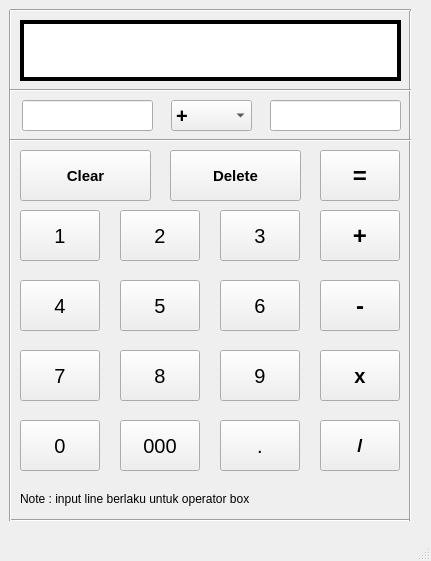
<?xml version="1.0" encoding="UTF-8"?>
<ui version="4.0">
 <class>MainWindow</class>
 <widget class="QMainWindow" name="MainWindow">
  <property name="geometry">
   <rect>
    <x>0</x>
    <y>0</y>
    <width>431</width>
    <height>561</height>
   </rect>
  </property>
  <property name="font">
   <font>
    <pointsize>5</pointsize>
   </font>
  </property>
  <property name="windowTitle">
   <string>Kalkulator</string>
  </property>
  <widget class="QWidget" name="centralwidget">
   <widget class="QLabel" name="label">
    <property name="geometry">
     <rect>
      <x>20</x>
      <y>20</y>
      <width>381</width>
      <height>61</height>
     </rect>
    </property>
    <property name="font">
     <font>
      <pointsize>20</pointsize>
      <weight>75</weight>
      <bold>true</bold>
     </font>
    </property>
    <property name="styleSheet">
     <string notr="true">border : 4px solid black; background : white;</string>
    </property>
    <property name="text">
     <string/>
    </property>
    <property name="alignment">
     <set>Qt::AlignRight|Qt::AlignTrailing|Qt::AlignVCenter</set>
    </property>
    <property name="wordWrap">
     <bool>true</bool>
    </property>
   </widget>
   <widget class="QPushButton" name="pushButton">
    <property name="geometry">
     <rect>
      <x>320</x>
      <y>150</y>
      <width>80</width>
      <height>51</height>
     </rect>
    </property>
    <property name="font">
     <font>
      <pointsize>18</pointsize>
      <weight>75</weight>
      <bold>true</bold>
     </font>
    </property>
    <property name="text">
     <string>=</string>
    </property>
   </widget>
   <widget class="QPushButton" name="pushButton_plus">
    <property name="geometry">
     <rect>
      <x>320</x>
      <y>210</y>
      <width>80</width>
      <height>51</height>
     </rect>
    </property>
    <property name="font">
     <font>
      <pointsize>18</pointsize>
      <weight>75</weight>
      <bold>true</bold>
     </font>
    </property>
    <property name="text">
     <string>+</string>
    </property>
   </widget>
   <widget class="QPushButton" name="pushButton_minus">
    <property name="geometry">
     <rect>
      <x>320</x>
      <y>280</y>
      <width>80</width>
      <height>51</height>
     </rect>
    </property>
    <property name="font">
     <font>
      <pointsize>18</pointsize>
      <weight>75</weight>
      <bold>true</bold>
     </font>
    </property>
    <property name="text">
     <string>-</string>
    </property>
   </widget>
   <widget class="QPushButton" name="pushButton_x">
    <property name="geometry">
     <rect>
      <x>320</x>
      <y>350</y>
      <width>80</width>
      <height>51</height>
     </rect>
    </property>
    <property name="font">
     <font>
      <pointsize>15</pointsize>
      <weight>75</weight>
      <bold>true</bold>
     </font>
    </property>
    <property name="text">
     <string>x</string>
    </property>
   </widget>
   <widget class="QPushButton" name="pushButton_div">
    <property name="geometry">
     <rect>
      <x>320</x>
      <y>420</y>
      <width>80</width>
      <height>51</height>
     </rect>
    </property>
    <property name="font">
     <font>
      <pointsize>14</pointsize>
      <weight>75</weight>
      <bold>true</bold>
     </font>
    </property>
    <property name="text">
     <string>/</string>
    </property>
   </widget>
   <widget class="QPushButton" name="pushButton_3">
    <property name="geometry">
     <rect>
      <x>220</x>
      <y>210</y>
      <width>80</width>
      <height>51</height>
     </rect>
    </property>
    <property name="font">
     <font>
      <pointsize>15</pointsize>
     </font>
    </property>
    <property name="text">
     <string>3</string>
    </property>
   </widget>
   <widget class="QPushButton" name="pushButton_2">
    <property name="geometry">
     <rect>
      <x>120</x>
      <y>210</y>
      <width>80</width>
      <height>51</height>
     </rect>
    </property>
    <property name="font">
     <font>
      <pointsize>15</pointsize>
     </font>
    </property>
    <property name="text">
     <string>2</string>
    </property>
   </widget>
   <widget class="QPushButton" name="pushButton_1">
    <property name="geometry">
     <rect>
      <x>20</x>
      <y>210</y>
      <width>80</width>
      <height>51</height>
     </rect>
    </property>
    <property name="font">
     <font>
      <pointsize>15</pointsize>
     </font>
    </property>
    <property name="text">
     <string>1</string>
    </property>
   </widget>
   <widget class="QPushButton" name="pushButton_6">
    <property name="geometry">
     <rect>
      <x>220</x>
      <y>280</y>
      <width>80</width>
      <height>51</height>
     </rect>
    </property>
    <property name="font">
     <font>
      <pointsize>15</pointsize>
     </font>
    </property>
    <property name="text">
     <string>6</string>
    </property>
   </widget>
   <widget class="QPushButton" name="pushButton_5">
    <property name="geometry">
     <rect>
      <x>120</x>
      <y>280</y>
      <width>80</width>
      <height>51</height>
     </rect>
    </property>
    <property name="font">
     <font>
      <pointsize>15</pointsize>
     </font>
    </property>
    <property name="text">
     <string>5</string>
    </property>
   </widget>
   <widget class="QPushButton" name="pushButton_4">
    <property name="geometry">
     <rect>
      <x>20</x>
      <y>280</y>
      <width>80</width>
      <height>51</height>
     </rect>
    </property>
    <property name="font">
     <font>
      <pointsize>15</pointsize>
     </font>
    </property>
    <property name="text">
     <string>4</string>
    </property>
   </widget>
   <widget class="QPushButton" name="pushButton_9">
    <property name="geometry">
     <rect>
      <x>220</x>
      <y>350</y>
      <width>80</width>
      <height>51</height>
     </rect>
    </property>
    <property name="font">
     <font>
      <pointsize>15</pointsize>
     </font>
    </property>
    <property name="text">
     <string>9</string>
    </property>
   </widget>
   <widget class="QPushButton" name="pushButton_8">
    <property name="geometry">
     <rect>
      <x>120</x>
      <y>350</y>
      <width>80</width>
      <height>51</height>
     </rect>
    </property>
    <property name="font">
     <font>
      <pointsize>15</pointsize>
     </font>
    </property>
    <property name="text">
     <string>8</string>
    </property>
   </widget>
   <widget class="QPushButton" name="pushButton_7">
    <property name="geometry">
     <rect>
      <x>20</x>
      <y>350</y>
      <width>80</width>
      <height>51</height>
     </rect>
    </property>
    <property name="font">
     <font>
      <pointsize>15</pointsize>
     </font>
    </property>
    <property name="text">
     <string>7</string>
    </property>
   </widget>
   <widget class="QPushButton" name="pushButton_point">
    <property name="geometry">
     <rect>
      <x>220</x>
      <y>420</y>
      <width>80</width>
      <height>51</height>
     </rect>
    </property>
    <property name="font">
     <font>
      <pointsize>15</pointsize>
     </font>
    </property>
    <property name="text">
     <string>.</string>
    </property>
   </widget>
   <widget class="QPushButton" name="pushButton0_3">
    <property name="geometry">
     <rect>
      <x>120</x>
      <y>420</y>
      <width>80</width>
      <height>51</height>
     </rect>
    </property>
    <property name="font">
     <font>
      <pointsize>15</pointsize>
     </font>
    </property>
    <property name="text">
     <string>000</string>
    </property>
   </widget>
   <widget class="QPushButton" name="pushButton0">
    <property name="geometry">
     <rect>
      <x>20</x>
      <y>420</y>
      <width>80</width>
      <height>51</height>
     </rect>
    </property>
    <property name="font">
     <font>
      <pointsize>15</pointsize>
     </font>
    </property>
    <property name="text">
     <string>0</string>
    </property>
   </widget>
   <widget class="QPushButton" name="pushButton_clear">
    <property name="geometry">
     <rect>
      <x>20</x>
      <y>150</y>
      <width>131</width>
      <height>51</height>
     </rect>
    </property>
    <property name="font">
     <font>
      <pointsize>11</pointsize>
      <weight>75</weight>
      <bold>true</bold>
     </font>
    </property>
    <property name="text">
     <string>Clear</string>
    </property>
   </widget>
   <widget class="QPushButton" name="pushButton_del">
    <property name="geometry">
     <rect>
      <x>170</x>
      <y>150</y>
      <width>131</width>
      <height>51</height>
     </rect>
    </property>
    <property name="font">
     <font>
      <pointsize>11</pointsize>
      <weight>75</weight>
      <bold>true</bold>
     </font>
    </property>
    <property name="text">
     <string>Delete</string>
    </property>
   </widget>
   <widget class="QComboBox" name="comboBox">
    <property name="geometry">
     <rect>
      <x>171</x>
      <y>100</y>
      <width>81</width>
      <height>31</height>
     </rect>
    </property>
    <property name="font">
     <font>
      <pointsize>15</pointsize>
      <weight>75</weight>
      <bold>true</bold>
     </font>
    </property>
    <property name="layoutDirection">
     <enum>Qt::LeftToRight</enum>
    </property>
    <item>
     <property name="text">
      <string>+</string>
     </property>
    </item>
    <item>
     <property name="text">
      <string>-</string>
     </property>
    </item>
    <item>
     <property name="text">
      <string>/</string>
     </property>
    </item>
    <item>
     <property name="text">
      <string>x</string>
     </property>
    </item>
    <item>
     <property name="text">
      <string>%</string>
     </property>
    </item>
   </widget>
   <widget class="QLineEdit" name="lineEdit_1">
    <property name="geometry">
     <rect>
      <x>22</x>
      <y>100</y>
      <width>131</width>
      <height>31</height>
     </rect>
    </property>
    <property name="font">
     <font>
      <pointsize>15</pointsize>
     </font>
    </property>
   </widget>
   <widget class="QLineEdit" name="lineEdit_2">
    <property name="geometry">
     <rect>
      <x>270</x>
      <y>100</y>
      <width>131</width>
      <height>31</height>
     </rect>
    </property>
    <property name="font">
     <font>
      <pointsize>15</pointsize>
     </font>
    </property>
   </widget>
   <widget class="Line" name="line">
    <property name="geometry">
     <rect>
      <x>10</x>
      <y>510</y>
      <width>401</width>
      <height>21</height>
     </rect>
    </property>
    <property name="font">
     <font>
      <pointsize>15</pointsize>
     </font>
    </property>
    <property name="orientation">
     <enum>Qt::Horizontal</enum>
    </property>
   </widget>
   <widget class="Line" name="line_2">
    <property name="geometry">
     <rect>
      <x>0</x>
      <y>10</y>
      <width>20</width>
      <height>511</height>
     </rect>
    </property>
    <property name="orientation">
     <enum>Qt::Vertical</enum>
    </property>
   </widget>
   <widget class="Line" name="line_3">
    <property name="geometry">
     <rect>
      <x>400</x>
      <y>10</y>
      <width>20</width>
      <height>511</height>
     </rect>
    </property>
    <property name="orientation">
     <enum>Qt::Vertical</enum>
    </property>
   </widget>
   <widget class="Line" name="line_4">
    <property name="geometry">
     <rect>
      <x>10</x>
      <y>0</y>
      <width>401</width>
      <height>21</height>
     </rect>
    </property>
    <property name="font">
     <font>
      <pointsize>15</pointsize>
     </font>
    </property>
    <property name="orientation">
     <enum>Qt::Horizontal</enum>
    </property>
   </widget>
   <widget class="QLabel" name="label_2">
    <property name="geometry">
     <rect>
      <x>20</x>
      <y>490</y>
      <width>371</width>
      <height>17</height>
     </rect>
    </property>
    <property name="font">
     <font>
      <pointsize>9</pointsize>
     </font>
    </property>
    <property name="text">
     <string>Note : input line berlaku untuk operator box</string>
    </property>
   </widget>
   <widget class="Line" name="line_5">
    <property name="geometry">
     <rect>
      <x>10</x>
      <y>130</y>
      <width>401</width>
      <height>21</height>
     </rect>
    </property>
    <property name="font">
     <font>
      <pointsize>15</pointsize>
     </font>
    </property>
    <property name="orientation">
     <enum>Qt::Horizontal</enum>
    </property>
   </widget>
   <widget class="Line" name="line_6">
    <property name="geometry">
     <rect>
      <x>10</x>
      <y>80</y>
      <width>401</width>
      <height>21</height>
     </rect>
    </property>
    <property name="font">
     <font>
      <pointsize>15</pointsize>
     </font>
    </property>
    <property name="orientation">
     <enum>Qt::Horizontal</enum>
    </property>
   </widget>
  </widget>
  <widget class="QMenuBar" name="menubar">
   <property name="geometry">
    <rect>
     <x>0</x>
     <y>0</y>
     <width>431</width>
     <height>16</height>
    </rect>
   </property>
  </widget>
  <widget class="QStatusBar" name="statusbar"/>
 </widget>
 <resources/>
 <connections/>
</ui>
